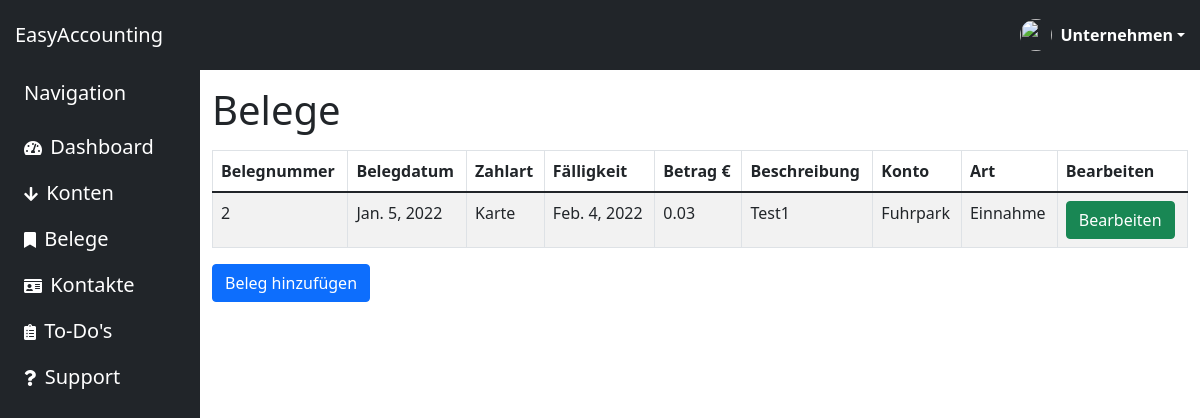
Page /receipts/ (signed in) on the committed database.
### home/models.py (models this page shows)
class receipt(models.Model):
    belegnummer = models.IntegerField()
    belegdatum = models.DateField(default=datetime.date.today) #Belegdatum automatisch vorbelegen
    zahlart_choices = [('Bar','Bar'), #verschiedene Zahlarten, beliebig erweiterbar
                ('Karte','Karte'),]
    zahlart = models.CharField(max_length=10,choices=zahlart_choices,default="Karte")
    faelligkeit = models.DateField(default=datetime.date.today)
    betrag = models.DecimalField(max_digits=10,decimal_places=2)
    beschreibung = models.CharField(max_length=150)
    konto_name = models.ForeignKey('konto',on_delete=models.CASCADE,to_field='name')#Fremdbeziehung zu Konto
    art_choices = [('Einnahme','Einnahme'),
                ('Ausgabe','Ausgabe'),
                ]
    art = models.CharField(max_length=20,choices=art_choices,default="Einnahme")#Einnahme oder Ausgabe,

class konto(models.Model):
    name = models.CharField(max_length=30,primary_key=True)#als Primary Key gesetzt, wird in in Beleg zu Zuordnung verwendet
    bank = models.CharField(max_length=40)
    iban = models.CharField(max_length=22) #IBAN in Deutschland = 22 Stellen
    bic = models.CharField(max_length=10)
    kontostand = models.DecimalField(max_digits=10,decimal_places=2) # 10-stellige Zahl, für Kleinunternehmer ausreichend

### home/views.py (the view, shortened to what this page needs)
# urls.py: path('receipts/', views.receipts, name='receipts'),
@login_required()
def receipts(request):
    all_kontos = konto.objects.all()
    all_kontos_dict = {
        'konto': all_kontos
    }
    all_receipts = receipt.objects.all()
    all_receipts_dict = {
        'receipt': all_receipts
    }
    context = {"title": "Belege","all_receipts_dict": all_receipts,"all_kontos_dict":all_kontos}
    return render(request, 'home/receipts.html',context)

### home/templates/home/receipts.html (shortened to what this page needs)
{% extends "home/base.html"%}
{%load static%}
{% block hauptinhalt %}
    <div class="col py-3">
        <h1>Belege</h1>
    <div class="table-responsive">
        <table class="table table-bordered table-hover table-striped">
            <thead>
                <tr>
                    <th>Belegnummer</th>
                    <th>Belegdatum</th>
                    <th>Zahlart</th>
                    <th>Fälligkeit</th>
                    <th>Betrag €</th>
                    <th>Beschreibung</th>
                    <th>Konto</th>
                    <th>Art</th>
                    <th>Bearbeiten</th>
                </tr>
            </thead>
            <tbody>
                {% if all_receipts_dict %}
                {% for receipt in all_receipts_dict %}
                <tr>
                    <td>{{receipt.belegnummer}}</td>
                    <td>{{receipt.belegdatum}}</td>
                    <td>{{receipt.zahlart}}</td>
                    <td>{{receipt.faelligkeit}}</td>
                    <td>{{receipt.betrag}}</td>
                    <td>{{receipt.beschreibung}}</td>
                    <td>{{receipt.konto_name.name}}</td>
                    <td>{{receipt.art}}</td>
                    <td><button name="edit" type="submit" class="btn btn-success editbtn" data-toogle="editmodal" data-target="editmodal">Bearbeiten</button></td>
                </tr>
                {% endfor %}
            </tbody>
            {% endif %}
        </table>
    </div>
    <a href="{% url 'edit:editReceipts'%}" class="btn btn-primary">Beleg hinzufügen</a>
</div>
{% endblock hauptinhalt %}

### home/templates/home/base.html (style rules this page uses)
.btn:not(:disabled):not(.disabled) { cursor: pointer }
.btn { position: relative; transition: color 0.15s, background-color 0.15s, border-color 0.15s, box-shadow 0.15s }
.btn { position: relative; transition: color 0.15s, background-color 0.15s, border-color 0.15s, box-shadow 0.15s; outline: none !important }

### rows in the picture
receipt: belegnummer "2", belegdatum "Jan. 5, 2022", zahlart "Karte", faelligkeit "Feb. 4, 2022", betrag "0.03", beschreibung "Test1", konto_name.name "Fuhrpark", art "Einnahme"
